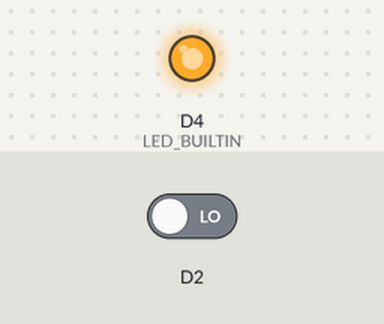
Bench run of a sketch on a simulated ESP8266 (NodeMCU). Parts: output pins drawn as LEDs (lit = HIGH, except the on-board LED, lit = LOW). The test bench sets the inputs (shaded band); at power-on: D2 LOW.

Above: at 1.2 s.
1.3 s: D2 driven HIGH
At 2.5 s:
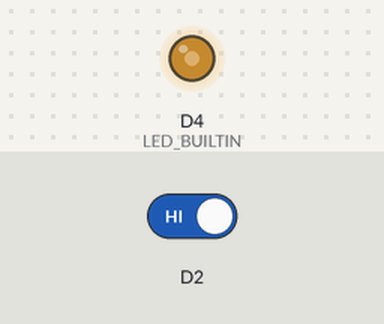
2.8 s: D2 driven LOW
At 3.4 s:
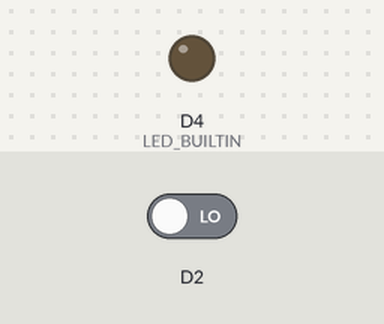
Timing chart, 0 to 5.8 s (numbered marks = the images above; inputs shaded):
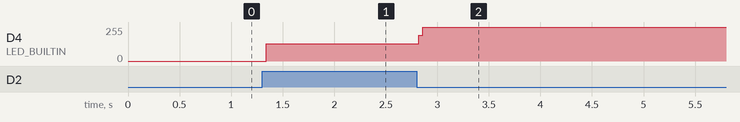

The sketch:

xor.ino
```cpp
void setup() {
  // put your setup code here, to run once:
  pinMode(D2, INPUT);
  pinMode(D4, INPUT);
  pinMode(LED_BUILTIN, OUTPUT);
}

void loop() {
  // put your main code here, to run repeatedly:
  if ((digitalRead(D2) == HIGH && digitalRead(D4) == LOW)
      || (digitalRead(D2) == LOW && digitalRead(D4) == HIGH)) {
    digitalWrite(LED_BUILTIN, HIGH);
  } else {
    digitalWrite(LED_BUILTIN, LOW);
  }
}
```

Measured:
- after the input at 1.3 s, D4 (LED_BUILTIN): 0/255 → 128/255 at once
- after the input at 2.8 s, D4 (LED_BUILTIN): 128/255 → 255/255 at once
